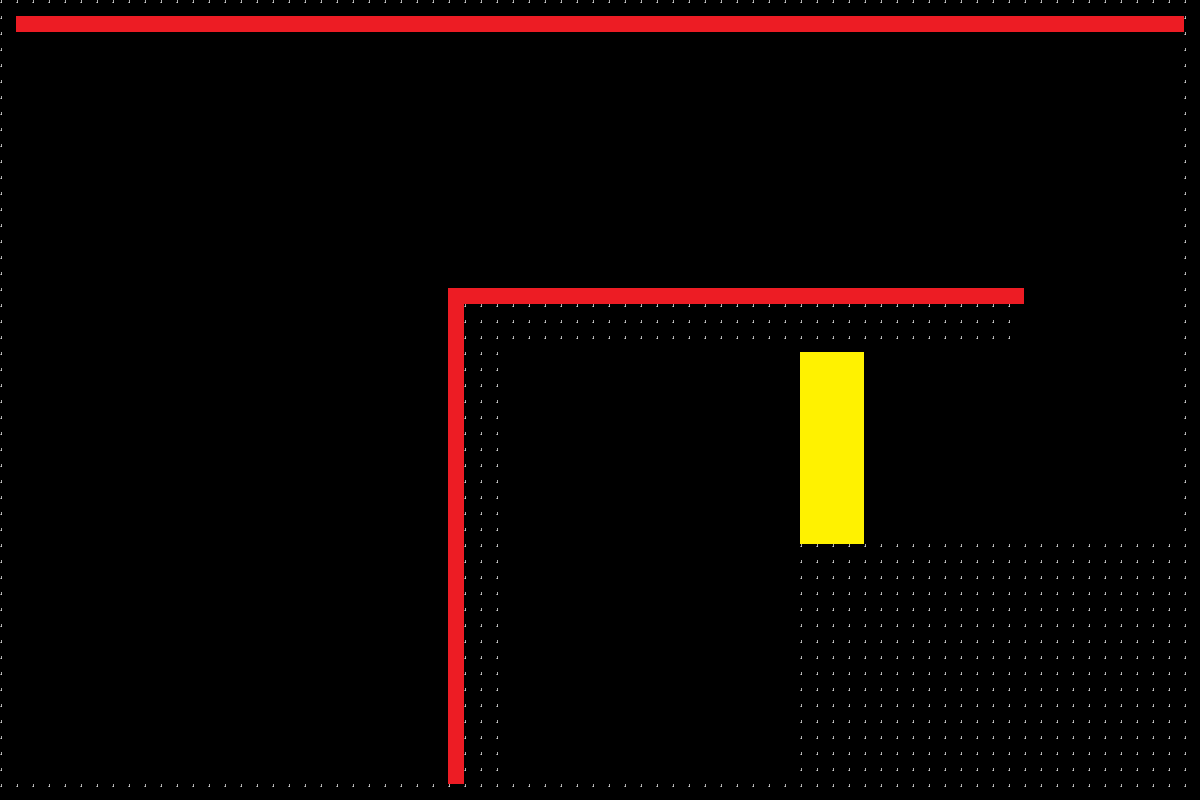

A level layout from a 2D game, rendered from its tile map. Below: a short description, then the map file with tile-grid data replaced by summaries:
An orthogonal 75x50 tile map with 16x16 px tiles, 1 tile layer (Tile Layer 1) and 3 objects (tp_bullet, gravity_swap, reverse_rotation).

<map version="1.10" tiledversion="1.12.2" orientation="orthogonal" renderorder="right-down" width="75" height="50" tilewidth="16" tileheight="16" infinite="0" nextlayerid="3" nextobjectid="5">
 <tileset firstgid="1" source="place_holder_tileset.tsx" />
 <layer id="1" name="Tile Layer 1" width="75" height="50">
  <data>[3750 cells, 979 non-empty, 3 distinct tile ids]</data>
 </layer>
 <objectgroup id="2" name="object_layer">
  <object id="2" name="tp_bullet" x="198.72" y="34.9777" width="60" height="60">
   <properties>
    <property name="ability_type" value="tp_bullet" />
   </properties>
  </object>
  <object id="3" name="gravity_swap" x="231.568" y="380.583" width="100" height="100">
   <properties>
    <property name="ability_type" value="gravity_swap" />
   </properties>
  </object>
  <object id="4" name="reverse_rotation" x="60.0282" y="238.499" width="100" height="100">
   <properties>
    <property name="ability_type" value="reverse_rotation" />
   </properties>
  </object>
 </objectgroup>
</map>
